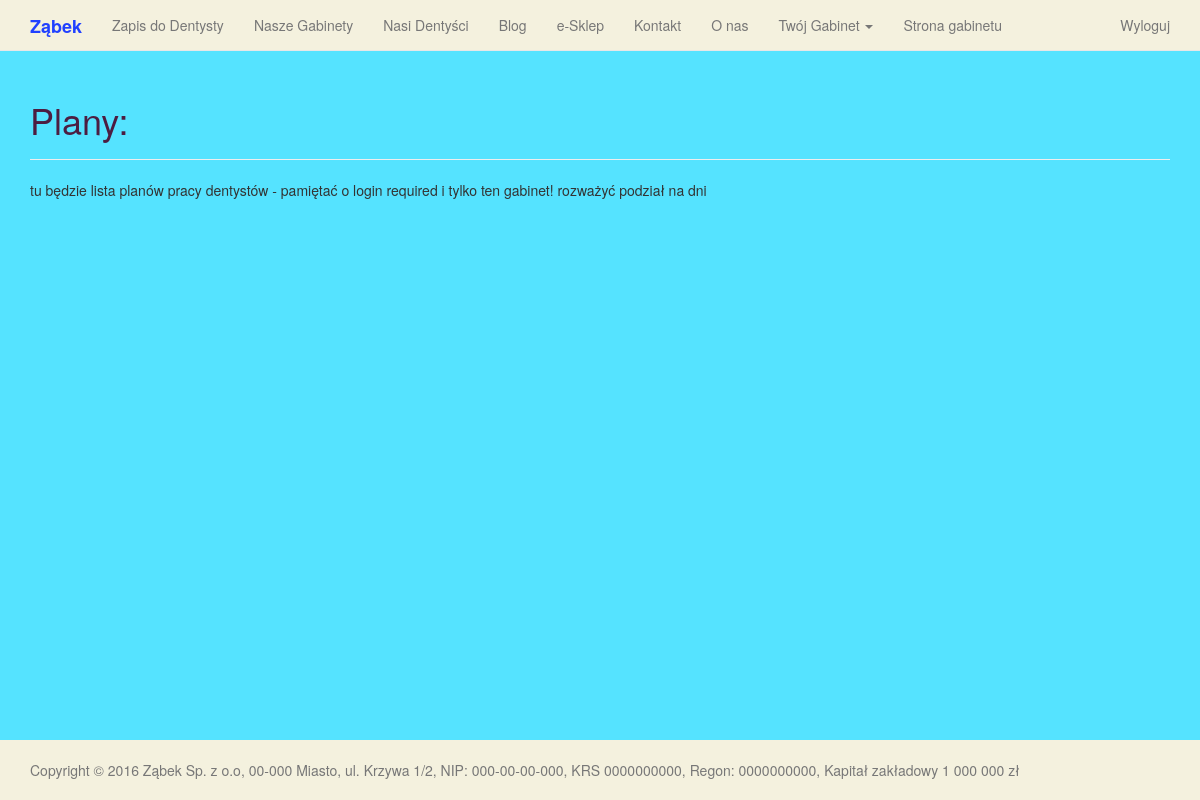
/schedule/list (signed in), run on an earlier commit of the app's database.
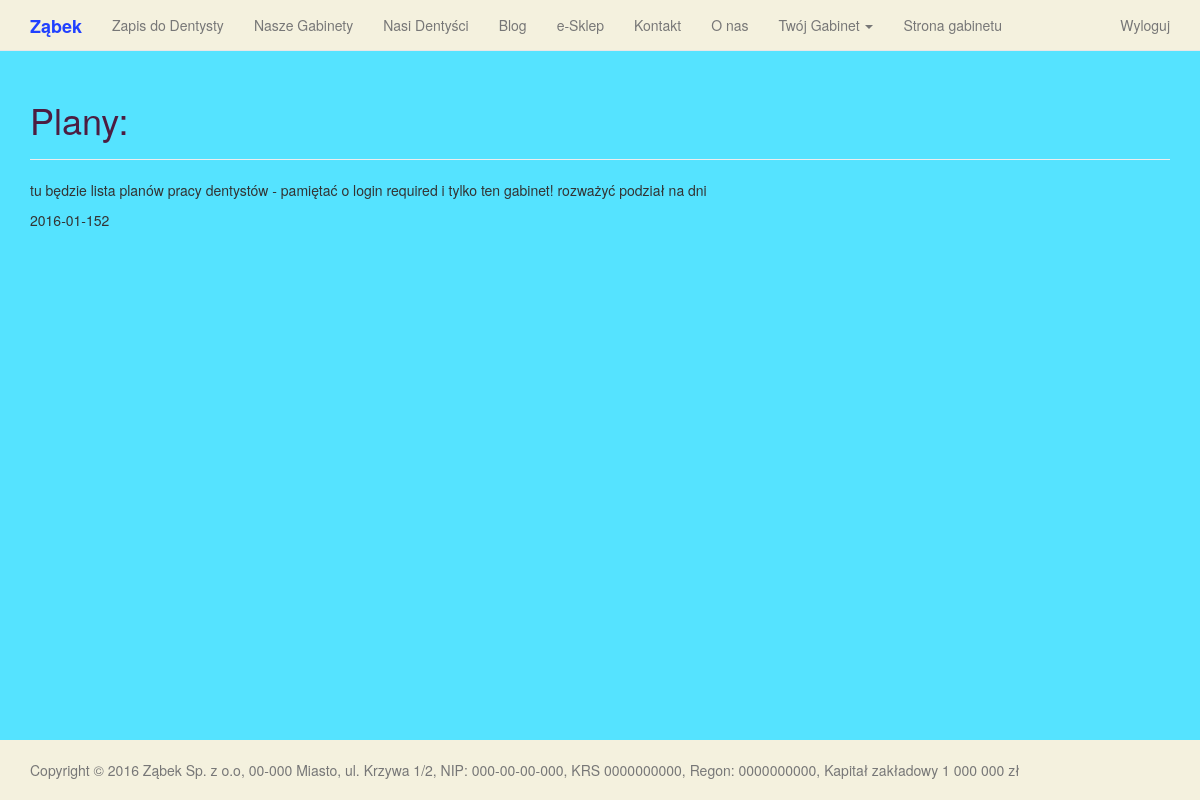
And on a later commit of the database.
### main_page/models.py (models this page shows, shortened)
class DentistDay(models.Model):
    date = models.DateField(null=True)
    dentist = models.ForeignKey(Dentist)
    office = models.ForeignKey(Office)
    slot10_11 = models.ForeignKey(User, null=True, blank=True, related_name="hours_1000_1100")
    slot11_12 = models.ForeignKey(User, null=True, blank=True, related_name="hours_1100_1200")
    slot12_13 = models.ForeignKey(User, null=True, blank=True, related_name="hours_1200_1300")
    slot13_14 = models.ForeignKey(User, null=True, blank=True, related_name="hours_1300_1400")
    slot14_15 = models.ForeignKey(User, null=True, blank=True, related_name="hours_1400_1500")
    slot15_16 = models.ForeignKey(User, null=True, blank=True, related_name="hours_1500_1600")
    slot16_17 = models.ForeignKey(User, null=True, blank=True, related_name="hours_1600_1700")
    slot17_18 = models.ForeignKey(User, null=True, blank=True, related_name="hours_1700_1800")
    slot18_19 = models.ForeignKey(User, null=True, blank=True, related_name="hours_1800_1900")
    slot19_20 = models.ForeignKey(User, null=True, blank=True, related_name="hours_1900_2000")
    def __str__(self):
        return  "{}{}".format(self.date, self.dentist.id)
    class Meta:
        verbose_name = "Schedule"
        verbose_name_plural = 'Schedules'

class Dentist(models.Model):
    professional_title = models.CharField(max_length=50, help_text="Tytuł zawodowy dentysty")
    name = models.CharField(max_length=100, help_text="Imię")
    surname = models.CharField(max_length=100, help_text="Nazwisko")
    biography = MarkdownField(null=True, help_text="Biografia")
    profile_image = models.ImageField(upload_to="", blank=True, null=True, help_text="Zdjęcie")
    pwz_number = models.CharField(max_length=87, null=True, help_text="7-cyfrowy numer prawa wykonywania zawodu (PWZ)",
         validators=[MaxLengthValidator(7), MinLengthValidator(7)])
    specialties = models.CharField(max_length=50, null=True, help_text="Specjalizacja")
    slug = models.SlugField(max_length=40, unique=True, null=True, help_text="Nazwa linku w postaci - nazwisko-imie-pwz - male litery, bez polskich znaków")
    office = models.ForeignKey(Office, null=True, related_name="workplace")
    class Meta:
        verbose_name = "Dentist"
        verbose_name_plural = 'Dentists'

### main_page/views.py (the view)
# urls.py: url(r'^schedule/list', views.SchedulesListView.as_view(), name="schedules_list"),
class SchedulesListView(generic.ListView):
    queryset = models.DentistDay.objects.all()
    template_name = "office/dentist_schedules_list.html"
    paginate_by = 10
    def get_queryset(self):
        user = self.request.user
        object_list = super(SchedulesListView, self).get_queryset()
        return object_list.filter(office__user=user)

### main_page/templates/office/dentist_schedules_list.html (shortened to what this page needs)
{% extends "base.html" %}
    {% load django_markdown %}
    {% load  static %}
    {% block header %}
        <h1>Plany:</h1>
    {% endblock %}
    {% block content %}
        <p>tu będzie lista planów pracy dentystów - pamiętać o login required i tylko ten gabinet! rozważyć podział na dni</p>
        {% if object_list %}
        {% for schedule in object_list %}
        {{ schedule }}
        {% endfor %}
        {% endif %}
	{% endblock %}

What changed in the data, as far as the page shows it:
added DentistDay: date+dentist "2016-01-152"
